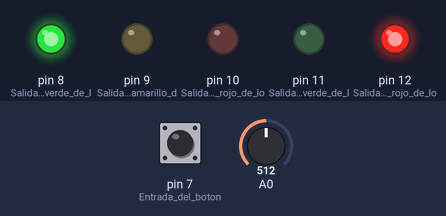
This sketch was run on a simulated Arduino Uno, built with avr-gcc and run on an emulated ATmega328P. Parts: output pins drawn as LEDs (lit = HIGH). Inputs (shaded band) come from the test bench; at power-on: A0 = 512, pin 7 (Entrada_del_boton) LOW.

Above: at 1.61 s.
1.9 s: A0 set to 0
At 3.0 s:
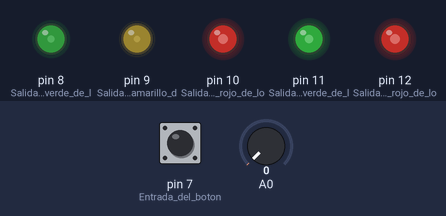
4.0 s: pin 7 (Entrada_del_boton) pulled HIGH for 0.7 s
At 4.5 s:
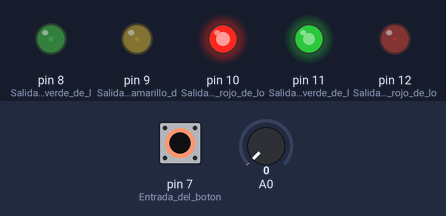
6.2 s: A0 set to 122
At 6.5 s:
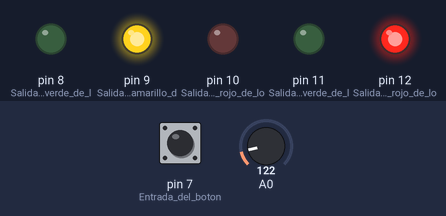
9.7 s: pin 7 (Entrada_del_boton) pulled HIGH for 1 s
Timing chart, 0 to 14.2 s (numbered marks = the images above; inputs shaded):
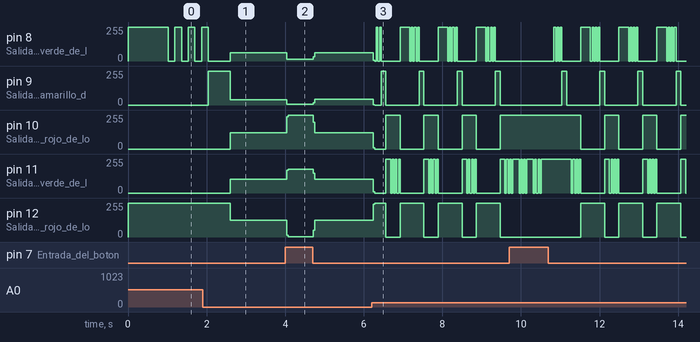

Measured:
- after the input at 1.9 s, pin 10 (Salida_del_led_rojo_de_lo): 0/255 → 123/255 after 0.70 s; pin 12 (Salida_del_led_rojo_de_lo): 255/255 → 124/255 after 0.70 s
- after the input at 4.0 s, pin 8 (Salida_del_led_verde_de_l): 62/255 → 15/255 at once, → 63/255 0.68 s later; pin 9 (Salida_del_led_amarillo_d): 41/255 → 5/255 at once, → 42/255 0.68 s later
- after the input at 6.2 s, pin 8 (Salida_del_led_verde_de_l): 63/255 → 5/255 at once, then repeats every 0.97 s: 2 × (0/255 0.04 s, 255/255 0.04 s), 0/255 0.48 s, 255/255 0.24 s, 0/255 0.04 s, 255/255 0.04 s

The sketch:

Semaforo.ino
```cpp
int tiempo = 1000; //variable para controlar la velocidad de encendido y apagado de los LED's
int boton = 0; //Variable para guardar el estado del boton

void setup() {
  // initialize digital pin LED_BUILTIN as an output.
  pinMode(8, OUTPUT); // Salida del led verde de los coches
  pinMode(9, OUTPUT); // Salida del led amarillo de los coches
  pinMode(10, OUTPUT); // Salida del led rojo de los coches
  pinMode(11, OUTPUT); // Salida del led verde de los peatones
  pinMode(12, OUTPUT); // Salida del led rojo de los peatones
  pinMode(7, INPUT); //Entrada del boton
}

void parpadeo(int pin){ //método para hacer parpadear un LED (especificado en la variable pin).
  for(int i = 0; i < 3; i++){ //ciclo para hacer que el LED parpadee 3 veces
    digitalWrite(pin, LOW); //Apaga el LED pin
    delay(tiempo/3);  //realiza una pausa
    digitalWrite(pin, HIGH); //Enciende el LED pin
    delay(tiempo/3);  //realiza una pausa
  }
}

void controlaBoton(){ //método que realiza la acción del boton al ser presionado.
    digitalWrite(8, LOW); //apaga el LED verde de los coches
    digitalWrite(9, LOW); //apaga el LED amarillo de los coches
    digitalWrite(10, HIGH); //enciende el LED rojo de los coches
    digitalWrite(11, HIGH); //enciende el LED verde de los peatones
    digitalWrite(12, LOW); //apaga el LED rojo de los peatones
    delay(tiempo); //realiza una pausa
    parpadeo(11); //llamada al método de parpadeo
}

// the loop function runs over and over again forever
void loop() {
    tiempo = analogRead(A0); //Se lee el valor del potenciometro y obtiene la velocidad del semáforo
    boton = digitalRead(7); //Se lee el estado del boton
    if (boton == HIGH){ //Si el botón ha sido presionado:
      controlaBoton();  //se manda a llamar al método controlaBoton().
    }
    digitalWrite(10, LOW); //Después de evaluar el IF,
    digitalWrite(11, LOW); //apaga los pines 10 y 11 (LED verde de peatones y LED rojo de coches)
    digitalWrite(8, HIGH); //Enciende el pin 8 (LED verde de los coches)
    digitalWrite(12, HIGH); //Al mismo tiempo, el pin 12 se enciende (el LED rojo de los peatones)
    boton = digitalRead(7); //Se lee el estado del boton
    if (boton == HIGH){ //Si el botón ha sido presionado:
      controlaBoton(); //se manda a llamar al método controlaBoton().
    }
    delay(tiempo*2); //se hace una pausa para mantener los LED's encendidos.
    boton = digitalRead(7); //Se lee el estado del boton
    if (boton == HIGH){ //Si el botón ha sido presionado:
      controlaBoton(); //se manda a llamar al método controlaBoton().
    }
    tiempo = analogRead(A0); //Se lee el valor del potenciometro y obtiene la velocidad del semáforo
    digitalWrite(8, LOW); //Apaga el pin 8 (LED verde de los coches)
    parpadeo(8); //Se manda a llamar el método parpadeo() sobre el pin 8 (LED verde de los coches).
    digitalWrite(8, LOW); //Apaga el pin 8 (LED verde de los coches)
    digitalWrite(9, HIGH); //Enciende el pin 9 (LED amarillo de los coches)
    boton = digitalRead(7); //Se lee el estado del boton
    if (boton == HIGH){ //Si el botón ha sido presionado:
      controlaBoton(); //se manda a llamar al método controlaBoton().
    }
    delay(tiempo); //se hace una pausa para mantener los LED's encendidos.
    boton = digitalRead(7); //Se lee el estado del boton
    if (boton == HIGH){ //Si el botón ha sido presionado:
      controlaBoton(); //se manda a llamar al método controlaBoton().
    }
    tiempo = analogRead(A0); //Se lee el valor del potenciometro y obtiene la velocidad del semáforo
    digitalWrite(12, LOW);//Apaga el pin 12 (LED rojo de los peatones)
    digitalWrite(11, HIGH); //Enciende el pin 11 (LED verde de los peatones)
    digitalWrite(9, LOW); //Apaga el pin 9 (LED amarillo de los coches)
    digitalWrite(10, HIGH); //Enciene el pin 10 (LED rojo de los coches)
    boton = digitalRead(7); //Se lee el estado del boton
    if (boton == HIGH){ //Si el botón ha sido presionado:
      controlaBoton(); //se manda a llamar al método controlaBoton().
    }
    delay(tiempo); //se hace una pausa para mantener los LED's encendidos.
    boton = digitalRead(7); //Se lee el estado del boton
    if (boton == HIGH){ //Si el botón ha sido presionado:
      controlaBoton(); //se manda a llamar al método controlaBoton().
    }
    tiempo = analogRead(A0); //Se lee el estado del boton.
    digitalWrite(11, LOW); //Apaga el pin 11 (LED verde de los peatones)
    parpadeo(11); //Se manda a llamar el método parpadeo() sobre el pin 11 (LED verde de los peatones).
}
```
